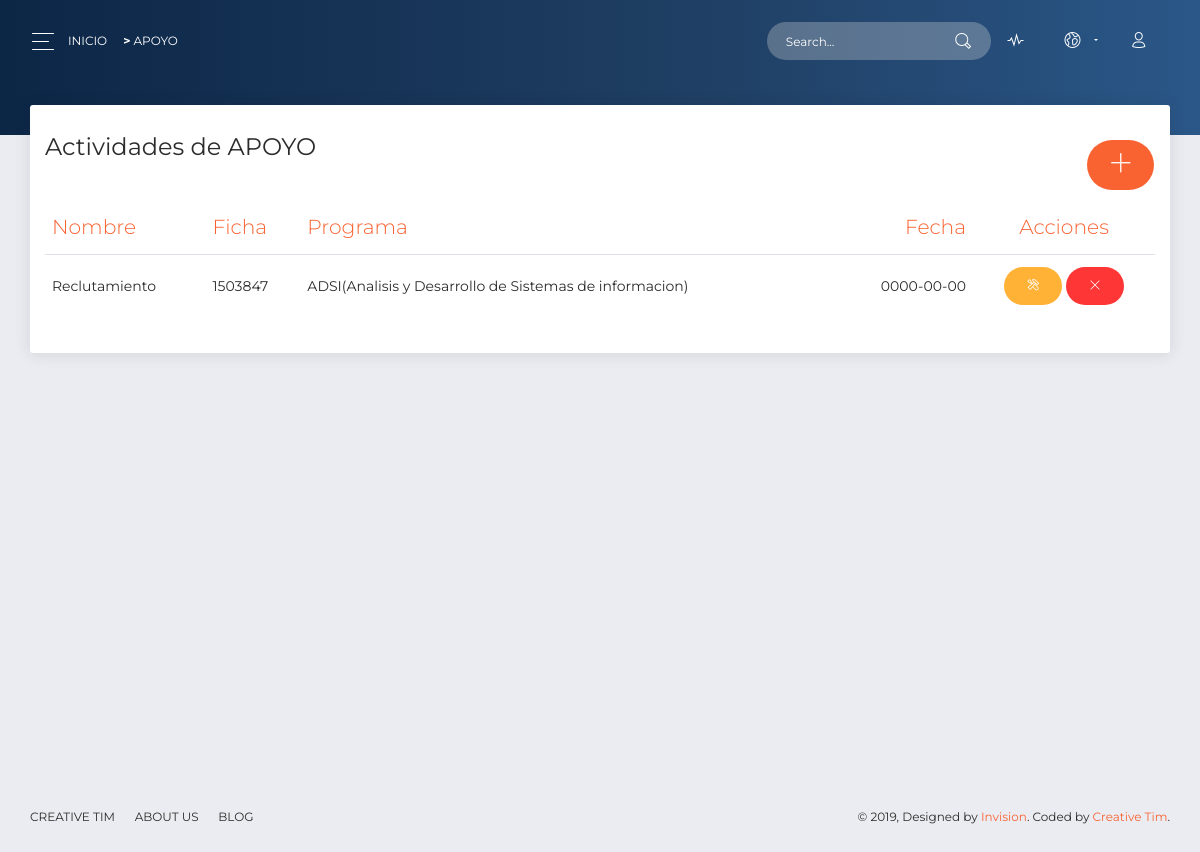
The page /?c=apoyo on the database its author committed.
### tables this page shows
CREATE TABLE `apoyo` (
  `id` int(10) UNSIGNED NOT NULL,
  `name` varchar(100) DEFAULT NULL,
  `token` varchar(8) DEFAULT NULL,
  `program` varchar(120) DEFAULT NULL,
  `date` date DEFAULT NULL,
  `duration` tinyint(1) DEFAULT NULL
);

### controller/apoyo.controller.php (called while the page is built, shortened)
<?php
require_once 'model/apoyo.php';
class apoyoController
{
    public function __CONSTRUCT()
    {
        $this->model = new apoyo();
    }
    public function Index()
    {
        require_once 'view/header.php';
        require_once 'view/apoyo/apoyo.php';
        require_once 'view/footer.php';
    }
}

### model/database.php (called while the page is built)
<?php
class Database
{
    public static function StartUp()
    {
        $pdo = new PDO('mysql:host=localhost;dbname=cliente;charset=utf8', 'root', '');
        $pdo->setAttribute(PDO::ATTR_ERRMODE, PDO::ERRMODE_EXCEPTION);
        return $pdo;
    }
}

### model/apoyo.php (called while the page is built, shortened)
<?php
class apoyo
{
    private $pdo;
    public function __CONSTRUCT()
    {
        try {
            $this->pdo = Database::StartUp();
        } catch (Exception $e) {
            die($e->getMessage());
        }
    }
    public function Listar()
    {
        try {
            $stm = $this->pdo->prepare("SELECT * FROM apoyo");
            $stm->execute();
            return $stm->fetchAll(PDO::FETCH_OBJ);
        } catch (Exception $e) {
            die($e->getMessage());
        }
    }
}

### view/apoyo/apoyo.php (the view, shortened to what this page needs)
<div class="panel-header panel-header-sm">
</div>
<div class="content">
    <div class="row">
        <div class="col-md-12">
            <div class="card">
                <div class="card-header">
                    <h4 class="card-title"> Actividades de
                        <?= strtoupper($_REQUEST['c']); ?><a class="btn btn-primary btn-round pull-right" href="?c=apoyo&a=Crud"><i class="now-ui-icons ui-1_simple-add"></i></a>
                    </h4>
                </div>
                <div class="card-body">
                    <div class="table-responsive">
                        <table class="table">
                            <thead class=" text-primary">
                                <th>
                                    Nombre
                                </th>
                                <th>
                                    Ficha
                                </th>
                                <th>
                                    Programa
                                </th>
                                <th class="text-right">
                                    Fecha
                                </th>
                                <th class="text-center">
                                    Acciones
                                </th>
                            </thead>
                            <tbody>
                                <?php foreach ($this->model->Listar() as $r) : ?>
                                <tr>
                                    <td>
                                        <?php echo $r->name; ?>
                                    </td>
                                    <td>
                                        <?php echo $r->token; ?>
                                    </td>
                                    <td>
                                        <?php echo $r->program; ?>
                                    </td>
                                    <td class="text-right">
                                        <?php echo $r->date; ?>
                                    </td>
                                    <td class="text-center">
                                        <a class="btn btn-warning btn-round" href="?c=apoyo&a=Crud&id=<?php echo $r->id; ?>"><i class="now-ui-icons ui-2_settings-90"></i></a>
                                        <button class="btn btn-danger btn-round" data-toggle="modal" data-target="#myModal1">
                                            <i class="now-ui-icons ui-1_simple-remove"></i>
                                        </button>
                                    </td>
                                </tr>
                                <?php endforeach; ?>
                            </tbody>
                        </table>
                    </div>
                </div>
            </div>
        </div>
    </div>
</div>

### index.php (shortened to what this page needs)
<?php
require_once 'model/database.php';
$controller = 'home';
if(!isset($_REQUEST['c']))
{
    require_once "controller/$controller.controller.php";
    $controller = ucwords($controller) . 'Controller';
    $controller = new $controller;
    $controller->Index();
}
else
{
    $accion = isset($_REQUEST['a']) ? $_REQUEST['a'] : 'Index';
    $controller = new $controller;
    call_user_func( array( $controller, $accion ) );
}

### view/header.php (shortened to what this page needs)
<!DOCTYPE html>
<html lang="en">
<head>
    <link rel="stylesheet" href="https://use.fontawesome.com/releases/v5.7.1/css/all.css">
    <link href="assets/css/now-ui-kit.css?v=1.2.0" rel="stylesheet" />
    <link href="assets/css/bootstrap.min.css" rel="stylesheet" />
    <link href="assets/css/now-ui-dashboard.css?v=1.3.0" rel="stylesheet" />
    <link href="assets/demo/demo.css" rel="stylesheet" />
</head>
<body class="">
    <div class="wrapper ">
        <div class="main-panel" id="main-panel">
            <nav class="navbar navbar-expand-lg navbar-transparent  bg-primary  navbar-absolute">
                <div class="container-fluid">
                    <div class="navbar-wrapper">
                        <div class="navbar-toggle">
                            <button type="button" class="navbar-toggler">
                                <span class="navbar-toggler-bar bar1"></span>
                                <span class="navbar-toggler-bar bar2"></span>
                                <span class="navbar-toggler-bar bar3"></span>
                            </button>
                        </div>
                        <a class="navbar-brand" href="?c=home">Inicio</a><a class="navbar-brand" href="?c=<?= $_REQUEST['c']; ?>">
                            <?= "  <b>></b>   " . strtoupper($_REQUEST['c']); ?></a>
                    </div>
                    <div class="collapse navbar-collapse justify-content-end" id="navigation">
                        <form>
                            <div class="input-group no-border">
                                <input type="text" value="" class="form-control" placeholder="Search...">
                                <div class="input-group-append">
                                    <div class="input-group-text">
                                        <i class="now-ui-icons ui-1_zoom-bold"></i>
                                    </div>
                                </div>
                            </div>
                        </form>
                        <ul class="navbar-nav">
                            <li class="nav-item">
                                <a class="nav-link" href="#pablo">
                                    <i class="now-ui-icons media-2_sound-wave"></i>
                                </a>
                            </li>
                            <li class="nav-item dropdown">
                                <a class="nav-link dropdown-toggle" id="navbarDropdownMenuLink" data-toggle="dropdown" aria-haspopup="true" aria-expanded="false">
                                    <i class="now-ui-icons location_world"></i>
                                </a>
                            </li>
                            <li class="nav-item">
                                <a class="nav-link" href="#pablo">
                                    <i class="now-ui-icons users_single-02"></i>
                                </a>
                            </li>
                        </ul>
                    </div>
                </div>
            </nav>

### view/footer.php (shortened to what this page needs)
<footer class="footer">
    <div class="container-fluid">
        <nav>
            <ul>
                <li>
                    <a href="https://www.creative-tim.com">
                        Creative Tim
                    </a>
                </li>
                <li>
                    <a href="http://presentation.creative-tim.com">
                        About Us
                    </a>
                </li>
                <li>
                    <a href="http://blog.creative-tim.com">
                        Blog
                    </a>
                </li>
            </ul>
        </nav>
        <div class="copyright" id="copyright">
            &copy;
            , Designed by
            <a href="https://www.invisionapp.com" target="_blank">Invision</a>. Coded by
            <a href="https://www.creative-tim.com" target="_blank">Creative Tim</a>.
        </div>
    </div>
</footer>
</div>
</div>
</body>
</html>

### rows shown on the page
apoyo: name "Reclutamiento", token "1503847", program "ADSI(Analisis y Desarrollo de Sistemas de informacion)", date "0000-00-00"

### other values the page prints
$_REQUEST['c'] "APOYO"
